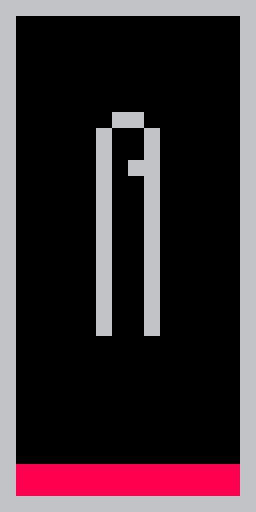

Tiled map render using the project's own tile images. Description and the whole map definition, tile-layer contents included, below:
An orthogonal 16x32 tile map with 16x16 px tiles, 1 tile layer (Tile Layer 1) and 4 objects (3x Exit, Treasure).

<map version="1.0" orientation="orthogonal" renderorder="left-up" width="16" height="32" tilewidth="16" tileheight="16" nextobjectid="6">
 <tileset firstgid="1" source="Default.tsx" />
 <layer name="Tile Layer 1" width="16" height="32">
  <data encoding="csv">
5,5,5,5,5,5,5,5,5,5,5,5,5,5,5,5,
5,0,0,0,0,0,0,0,0,0,0,0,0,0,0,5,
5,0,0,0,0,0,0,0,0,0,0,0,0,0,0,5,
5,0,0,0,0,0,0,0,0,0,0,0,0,0,0,5,
5,0,0,0,0,0,0,0,0,0,0,0,0,0,0,5,
5,0,0,0,0,0,0,0,0,0,0,0,0,0,0,5,
5,0,0,0,0,0,0,0,0,0,0,0,0,0,0,5,
5,0,0,0,0,0,0,5,5,0,0,0,0,0,0,5,
5,0,0,0,0,0,5,0,0,5,0,0,0,0,0,5,
5,0,0,0,0,0,5,0,0,5,0,0,0,0,0,5,
5,0,0,0,0,0,5,0,5,5,0,0,0,0,0,5,
5,0,0,0,0,0,5,0,0,5,0,0,0,0,0,5,
5,0,0,0,0,0,5,0,0,5,0,0,0,0,0,5,
5,0,0,0,0,0,5,0,0,5,0,0,0,0,0,5,
5,0,0,0,0,0,5,0,0,5,0,0,0,0,0,5,
5,0,0,0,0,0,5,0,0,5,0,0,0,0,0,5,
5,0,0,0,0,0,5,0,0,5,0,0,0,0,0,5,
5,0,0,0,0,0,5,0,0,5,0,0,0,0,0,5,
5,0,0,0,0,0,5,0,0,5,0,0,0,0,0,5,
5,0,0,0,0,0,5,0,0,5,0,0,0,0,0,5,
5,0,0,0,0,0,5,0,0,5,0,0,0,0,0,5,
5,0,0,0,0,0,0,0,0,0,0,0,0,0,0,5,
5,0,0,0,0,0,0,0,0,0,0,0,0,0,0,5,
5,0,0,0,0,0,0,0,0,0,0,0,0,0,0,5,
5,0,0,0,0,0,0,0,0,0,0,0,0,0,0,5,
5,0,0,0,0,0,0,0,0,0,0,0,0,0,0,5,
5,0,0,0,0,0,0,0,0,0,0,0,0,0,0,5,
5,0,0,0,0,0,0,0,0,0,0,0,0,0,0,5,
5,0,0,0,0,0,0,0,0,0,0,0,0,0,0,5,
5,9,9,9,9,9,9,9,9,9,9,9,9,9,9,5,
5,9,9,9,9,9,9,9,9,9,9,9,9,9,9,5,
5,5,5,5,5,5,5,5,5,5,5,5,5,5,5,5
</data>
 </layer>
 <objectgroup name="Object Layer 1">
  <object id="2" name="Exit" type="Exit" x="16" y="0" width="224" height="16" />
  <object id="3" name="Exit" type="Exit" x="0" y="176" width="16" height="112" />
  <object id="4" name="Exit" type="Exit" x="240" y="176" width="16" height="112" />
  <object id="5" name="Treasure" type="Treasure" x="128" y="144" width="16" height="16" />
 </objectgroup>
</map>
